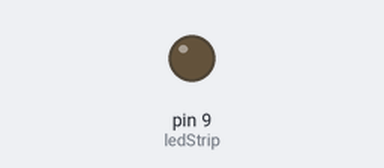
Bench run of a sketch on a simulated Arduino Uno, built with avr-gcc and run on an emulated ATmega328P. Shown: output pins drawn as LEDs (lit = HIGH).

Above: at 0.8 s.
At 47.62 s:
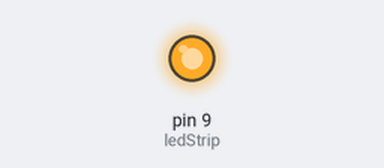
Timing chart, 0 to 48.1 s (numbered marks = the images above):
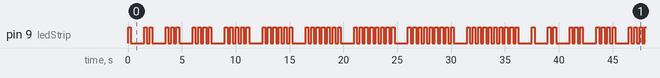

Measured:
- by itself, pin 9 (ledStrip): moves between LOW and HIGH, repeating every 37.0 s
- by itself, everything shown: repeats every 37.0 s, in 108 steps

The sketch:

_1_12_123_1234.ino
```cpp
/**
 * Pattern Blinking LED
 * Will produce a pattern like 1->12->123->1234->...->blinkTimes
 * @author me@nishantarora.in whizzzkid
 */
const int ledStrip = 9;
const int blinkTimes = 10;
int i,c = 0;

void setup(){
  // initialize the LED as an output:
  pinMode(ledStrip, OUTPUT);
}

void loop(){
  for(i = 1; i <=blinkTimes; i++){
    for(c = 0; c<i; c++){
      analogWrite(ledStrip, 255);
      delay(250);
      analogWrite(ledStrip, 0);
      delay(250);
    }
    delay(1000);
  }
}
```
